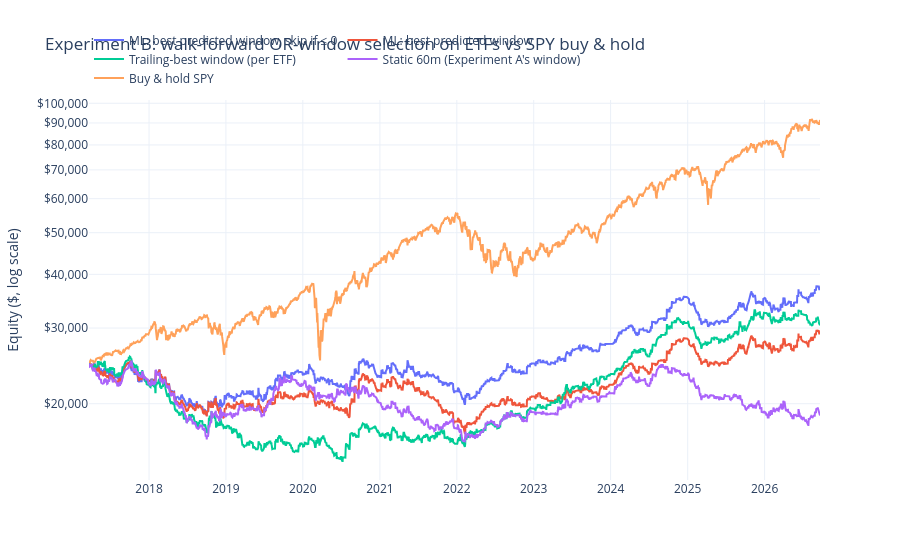

Write notebook code for a chart like this one.
### Code cell
def policy_trades(choice: pd.Series) -> pd.DataFrame:
    parts = []
    for k in OR_WINDOWS:
        c = cand_by_tf[k]
        keys = choice.index[choice == k]
        sel = c.loc[c["triggered"] & pd.MultiIndex.from_frame(c[["date", "asset"]]).isin(keys)]
        if not sel.empty:
            parts.append(sel)
    return pd.concat(parts, ignore_index=True) if parts else cand_by_tf[5].iloc[:0]


cal_test = pd.DatetimeIndex(test_dates.unique()).sort_values()
backtests = {
    "ML: best predicted window, skip if ≤ 0": run_portfolio(policy_trades(ml_choice_skip), cal_test),
    "ML: best predicted window": run_portfolio(policy_trades(ml_choice), cal_test),
    "Trailing-best window (per ETF)": run_portfolio(policy_trades(trailing_choice), cal_test),
    f"Static {ML_BASE.orb_min}m (Experiment A's window)":
        run_portfolio(policy_trades(pd.Series(ML_BASE.orb_min, index=test_idx)), cal_test),
}
spy_bh_test = buy_and_hold(assets[BENCHMARK], cal_test, PORT.initial_equity)
summary_b = pd.DataFrame({k: perf_stats(b.returns, b.trades) for k, b in backtests.items()})
summary_b[spy_bh_test.name] = pd.Series(
    perf_stats(spy_bh_test.pct_change().fillna(spy_bh_test.iloc[0] / PORT.initial_equity - 1)))
display(summary_b.T)
plot_equity({**{k: b.equity for k, b in backtests.items()}, spy_bh_test.name: spy_bh_test}, None,
            f"Experiment B: walk-forward OR-window selection on ETFs vs {BENCHMARK} buy & hold")

### Figure 1 — Plotly figure (JSON) as saved in the notebook; plotly's stock layout.template omitted (floating-point values rounded to 4 significant figures; data arrays with more than 128 entries replaced by an {"elided": "..."} marker saying what was removed)
{"data": [{"mode": "lines", "name": "ML: best predicted window, skip if ≤ 0", "type": "scatter", "x": {"elided": "2386 str values"}, "y": {"elided": "2386 float values"}}, {"mode": "lines", "name": "ML: best predicted window", "type": "scatter", "x": {"elided": "2386 str values"}, "y": {"elided": "2386 float values"}}, {"mode": "lines", "name": "Trailing-best window (per ETF)", "type": "scatter", "x": {"elided": "2386 str values"}, "y": {"elided": "2386 float values"}}, {"mode": "lines", "name": "Static 60m (Experiment A's window)", "type": "scatter", "x": {"elided": "2386 str values"}, "y": {"elided": "2386 float values"}}, {"mode": "lines", "name": "Buy & hold SPY", "type": "scatter", "x": {"elided": "2386 str values"}, "y": {"elided": "2386 float values"}}], "layout": {"height": 560, "hovermode": "x unified", "legend": {"orientation": "h", "x": 0, "xanchor": "left", "y": 1.02, "yanchor": "bottom"}, "title": {"text": "Experiment B: walk-forward OR-window selection on ETFs vs SPY buy & hold"}, "yaxis": {"tickformat": "$,.0f", "title": {"text": "Equity ($, log scale)"}, "type": "log"}}}
